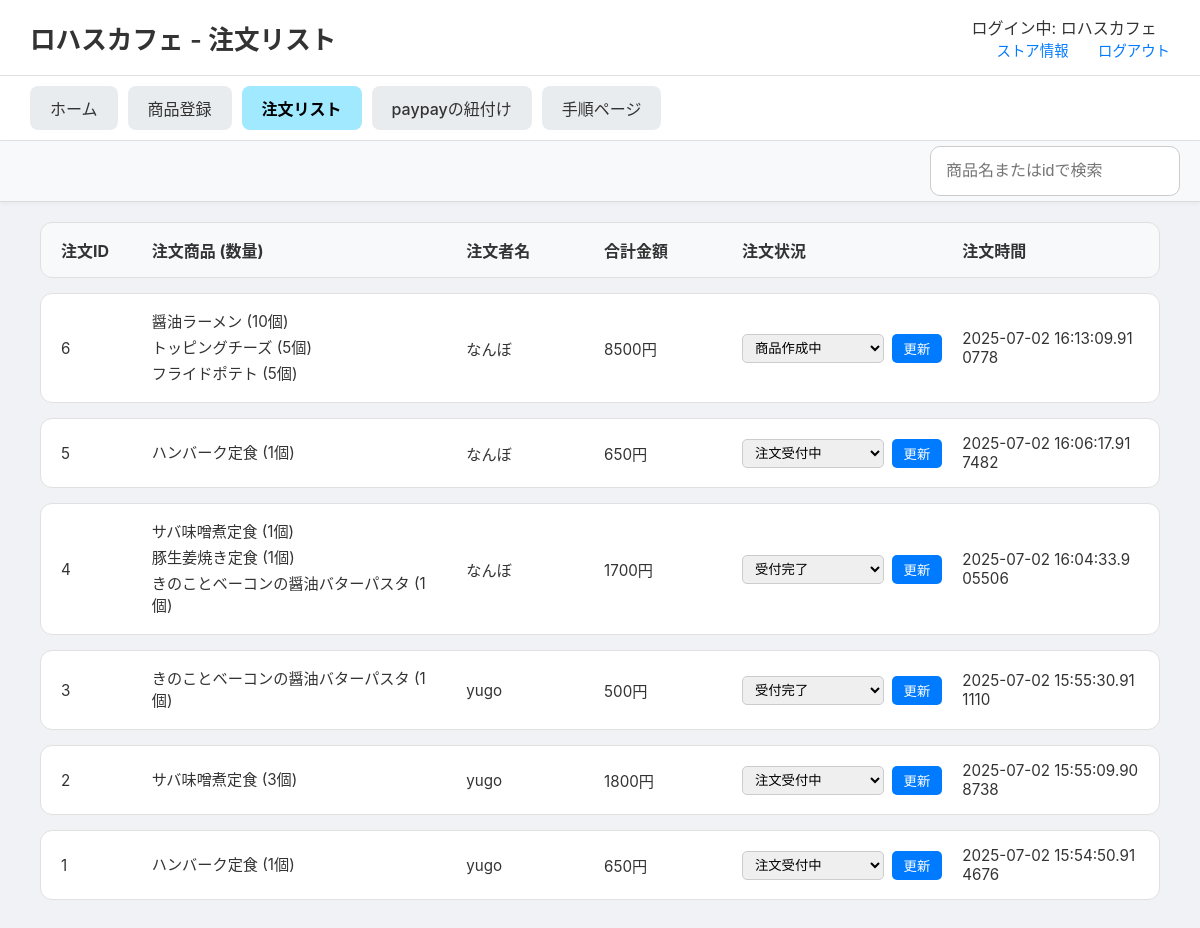
Page /stores/order-list (signed in) on the committed database.
### tables this page shows
CREATE TABLE order_items (
    order_item_id INTEGER PRIMARY KEY AUTOINCREMENT,
    order_id INTEGER NOT NULL,
    menu_id INTEGER NOT NULL,
    quantity INTEGER NOT NULL DEFAULT 1,
    price_at_order INTEGER NOT NULL, 
    FOREIGN KEY (order_id) REFERENCES orders(order_id),
    FOREIGN KEY (menu_id) REFERENCES menus(menu_id)
);

CREATE TABLE menus (
    menu_id INTEGER PRIMARY KEY AUTOINCREMENT,
    store_id INTEGER, -- NOT NULL制約を削除し、NULLを許容
    menu_name TEXT NOT NULL,
    category TEXT NOT NULL,
    price INTEGER NOT NULL,
    soldout INTEGER NOT NULL DEFAULT 0,
    FOREIGN KEY (store_id) REFERENCES store(store_id)
);

CREATE TABLE users_table (
    id INTEGER PRIMARY KEY AUTOINCREMENT,
    u_name TEXT NOT NULL,
    email TEXT UNIQUE NOT NULL,
    password_hash TEXT NOT NULL,
    created_at TIMESTAMP DEFAULT CURRENT_TIMESTAMP
);

CREATE TABLE orders (
    order_id INTEGER PRIMARY KEY AUTOINCREMENT,
    user_id INTEGER NOT NULL,
    store_id INTEGER NOT NULL,
    status TEXT DEFAULT '注文受付中' CHECK (
        status IN (
            '注文受付中', '受付完了', '商品作成中', '作成直前', '受け取り待ち', 'completed', 'canceled'
        )
    ),
    datetime DATETIME NOT NULL,
    payment_method TEXT CHECK (payment_method IN ('PayPay')),
    total_amount INTEGER NOT NULL,
    FOREIGN KEY (user_id) REFERENCES users(user_id),
    FOREIGN KEY (store_id) REFERENCES store(store_id)
);

### routes/stores_detail/stores_detail.py (the view)
@stores_detail_bp.route('/order-list')
def order_list():
    store_id = session.get('store_id')
    store_name = session.get('store_name', 'ゲスト')
    conn = get_db_connection()
    query = """
        SELECT
            o.order_id, o.datetime, o.total_amount, o.status,
            u.u_name, m.menu_name, oi.quantity, oi.price_at_order
        FROM orders AS o
        JOIN order_items AS oi ON o.order_id = oi.order_id
        JOIN menus AS m ON oi.menu_id = m.menu_id
        JOIN users_table AS u ON o.user_id = u.id
        WHERE o.store_id = ?
        ORDER BY o.datetime DESC;
    """
    orders_raw = conn.execute(query, (store_id,)).fetchall()
    conn.close()
    orders_dict = {}
    for row in orders_raw:
        order_id = row['order_id']
        if order_id not in orders_dict:
            orders_dict[order_id] = {
                'id': order_id, 'datetime': row['datetime'], 'status': row['status'],
                'user_name': row['u_name'], 'total_amount': row['total_amount'],
                'items_list': [] # ★★★ キー名を'items'から'items_list'に変更 ★★★
            }
        orders_dict[order_id]['items_list'].append({
            'name': row['menu_name'], 'quantity': row['quantity'], 'price': row['price_at_order']
        })
    orders_list = list(orders_dict.values())
    return render_template('stores_detail/order_list.html', orders=orders_list, store_name=store_name)

### routes/stores_detail/stores_detail.py (called while the page is built)
def get_db_connection():
    db_path = os.path.join(os.path.dirname(__file__), '..', '..', 'app.db')
    conn = sqlite3.connect(db_path)
    conn.row_factory = sqlite3.Row  # 行を辞書形式で取得
    return conn

### templates/stores_detail/order_list.html (shortened to what this page needs)
<!DOCTYPE html>
<html lang="ja">
<head>
    <link rel="stylesheet" href="{{ url_for('static', filename='css/stores_detail.css') }}">
</head>
<body>
    <header class="site-header">
        <h1>{{ store_name }} - 注文リスト</h1>
        <div class="header-links">
            <div class="store-name">ログイン中: {{ store_name if store_name else 'ゲスト' }}</div>
            <a href="{{ url_for('stores_detail.store_info') }}">ストア情報</a>
            <a href="{{ url_for('general.explamation') }}">ログアウト</a>
        </div>
    </header>
    <nav class="main-nav">
        <ul>
            <li><a href="{{ url_for('stores_detail.store_home') }}" >ホーム</a></li>
            <li><a href="{{ url_for('stores_detail.menu_registration') }}">商品登録</a></li>
            <li><a href="{{ url_for('stores_detail.order_list') }}" class="active">注文リスト</a></li>
            <li><a href="{{ url_for('stores_detail.paypay_linking') }}">paypayの紐付け</a></li>
            <li><a href="{{ url_for('stores_detail.procedure') }}">手順ページ</a></li>
        </ul>
    </nav>
    <div class="sub-navigation">
        <input type="search" id="order-search" placeholder="商品名またはidで検索" />
    </div>
    <main class="main-content">
        <div class="order-list-container">
            <div class="order-header">
                <div>注文ID</div>
                <div>注文商品 (数量)</div>
                <div>注文者名</div>
                <div>合計金額</div>
                <div>注文状況</div>
                <div>注文時間</div>
            </div>
            {% for order in orders %}
            <div class="order-item">
                <div>{{ order.id }}</div>
                <div>
                    <ul>
                    {% for item in order.items_list %}
                        <li>{{ item.name }} ({{ item.quantity }}個)</li>
                    {% endfor %}
                    </ul>
                </div>
                <div>{{ order.user_name }}</div>
                <div>{{ order.total_amount }}円</div>
                <div>
                    <form action="{{ url_for('stores_detail.update_order_status', order_id=order.id) }}" method="post">
                        <select name="status">
                            {% for s in ['注文受付中', '受付完了', '商品作成中', '作成直前', '受け取り待ち'] %}
                                <option value="{{ s }}" {% if order.status == s %}selected{% endif %}>{{ s }}</option>
                            {% endfor %}
                        </select>
                        <button type="submit">更新</button>
                    </form>
                </div>
                <div>{{ order.datetime }}</div>
            </div>
            {% else %}
            <div class="order-item no-orders">
                <p>現在、新しい注文はありません。</p>
            </div>
            {% endfor %}
        </div>
    </main>
</body>
</html>

### static/css/stores_detail.css (style rules this page uses)
body { font-family: -apple-system, BlinkMacSystemFont, "Segoe UI", Roboto, "Hiragino Sans", "Noto Sans CJK JP", "Yu Gothic", sans-serif; margin: 0; background-color: #f0f2f5; color: #333; }
.site-header { display: flex; justify-content: space-between; align-items: center; padding: 15px 30px; background-color: #ffffff; border-bottom: 1px solid #e0e0e0; }
.site-header h1 { font-size: 1.6em; margin: 0; font-weight: 600; }
.header-links a { margin-left: 25px; text-decoration: none; color: #007bff; font-size: 0.9em; font-weight: 500; }
.main-nav { background-color: #ffffff; padding: 10px 30px; border-bottom: 1px solid #e0e0e0; box-shadow: 0 2px 4px rgba(0,0,0,0.05); }
.main-nav ul { display: flex; list-style: none; margin: 0; padding: 0; gap: 10px; }
.main-nav a { display: block; padding: 10px 20px; text-decoration: none; color: #333; background-color: #e9ecef; border-radius: 8px; font-weight: 500; transition: background-color 0.2s; }
.main-nav a.active { background-color: #a0e9ff; color: #000; font-weight: bold; }
.main-content { padding: 20px 40px 40px 40px; }
.order-list-container { display: flex; flex-direction: column; gap: 15px; }
.order-header, .order-item { display: grid; grid-template-columns: 0.6fr 2.5fr 1fr 1fr 1.7fr 1.5fr; gap: 20px; align-items: center; padding: 15px 20px; border: 1px solid #e0e0e0; border-radius: 12px; background-color: #ffffff; }
.order-header { background-color: #f8f9fa; font-weight: bold; color: #333; }
.order-item > div { font-size: 0.95em; color: #333; word-break: break-all; }
.order-item ul { list-style: none; padding: 0; margin: 0; }
.order-item ul li { margin-bottom: 4px; }
.order-item form { display: flex; gap: 8px; align-items: center; }
.order-item select { padding: 5px 8px; border-radius: 5px; border: 1px solid #ccc; flex-grow: 1; }
.order-item button { padding: 5px 12px; border: none; background-color: #007bff; color: white; border-radius: 5px; cursor: pointer; transition: background-color 0.2s ease; }
.sub-navigation { display: flex; justify-content: flex-start; gap: 15px; background-color: #f8f9fa; padding: 5px 20px; border-bottom: 1px solid #ddd; box-shadow: 0 2px 4px rgba(0,0,0,0.04); position: sticky; top: 0; z-index: 1000; }
.sub-navigation input[type="search"] { width: 250px; padding: 15px; font-size: 1.0em; border: 1px solid #ccc; border-radius: 10px; box-sizing: border-box; margin-left: auto; }

### rows in the picture
order_items: id "6", name "醤油ラーメン", quantity "10", user_name "なんぼ", total_amount "8500", datetime "2025-07-02 16:13:09.910778"
order_items: name "トッピングチーズ", quantity "5"
order_items: name "フライドポテト", quantity "5"
order_items: id "5", name "ハンバーク定食", quantity "1", user_name "なんぼ", total_amount "650", datetime "2025-07-02 16:06:17.917482"
order_items: id "4", name "サバ味噌煮定食", quantity "1", user_name "なんぼ", total_amount "1700", datetime "2025-07-02 16:04:33.905506"
order_items: name "豚生姜焼き定食", quantity "1"
order_items: name "きのことベーコンの醤油バターパスタ", quantity "1"
order_items: id "3", name "きのことベーコンの醤油バターパスタ", quantity "1", user_name "yugo", total_amount "500", datetime "2025-07-02 15:55:30.911110"
order_items: id "2", name "サバ味噌煮定食", quantity "3", user_name "yugo", total_amount "1800", datetime "2025-07-02 15:55:09.908738"
order_items: id "1", name "ハンバーク定食", quantity "1", user_name "yugo", total_amount "650", datetime "2025-07-02 15:54:50.914676"

### other values in the picture
{{ store_name }} "ロハスカフェ"
{{ store_name if store_name else 'ゲスト' }} "ロハスカフェ"
form field status "商品作成中"
form field status "注文受付中"
form field status "受付完了"
